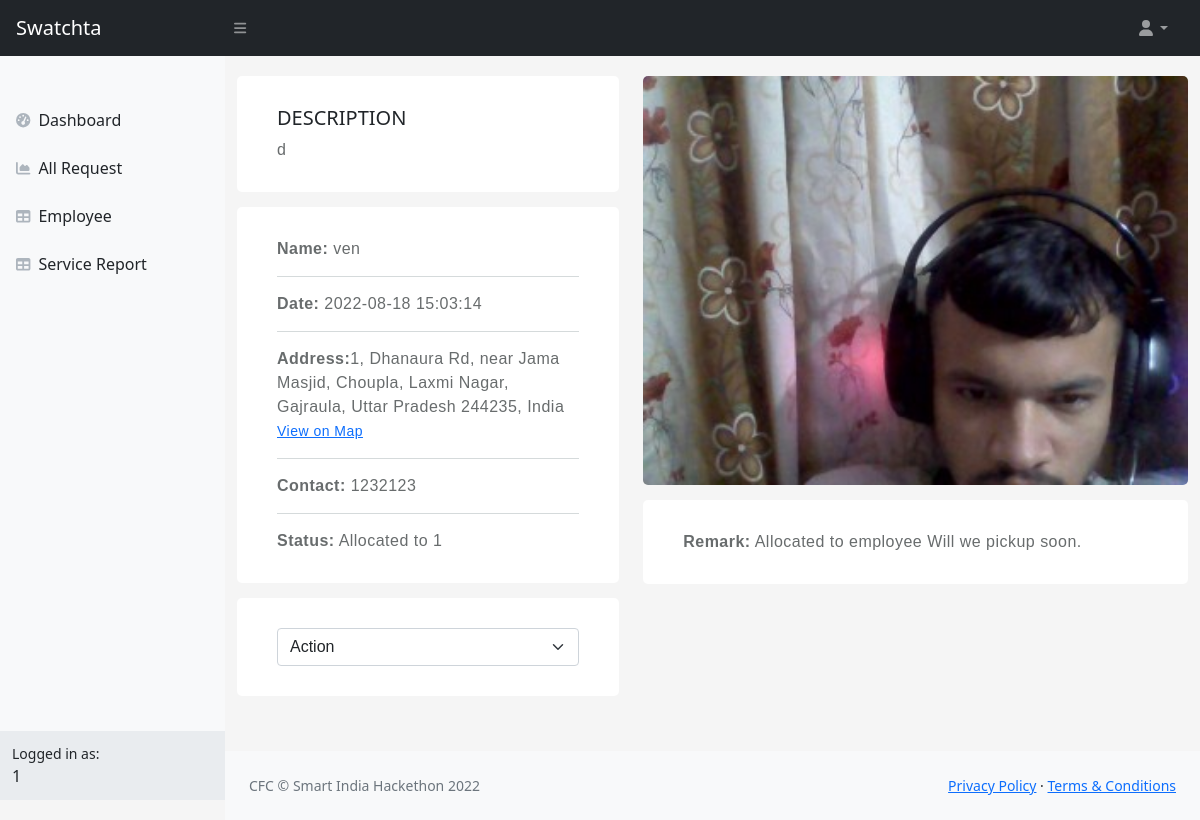
/EmpAction.php?id=10 (signed in), run on the app's committed database.
### tables this page shows
CREATE TABLE `service` (
  `id` int(255) NOT NULL,
  `address` varchar(255) DEFAULT NULL,
  `latt` varchar(255) DEFAULT NULL,
  `lon` varchar(255) DEFAULT NULL,
  `image` varchar(255) DEFAULT NULL,
  `allocated_to` int(11) DEFAULT NULL,
  `status` int(11) DEFAULT NULL COMMENT '-1 close 0withdw 1 new  2allocate 3accpt 4complete ',
  `citizen_id` int(11) DEFAULT NULL,
  `remark` varchar(255) DEFAULT NULL,
  `description` varchar(255) DEFAULT NULL,
  `contact` int(255) DEFAULT NULL,
  `date` timestamp NOT NULL DEFAULT current_timestamp()
);

CREATE TABLE `citizen` (
  `id` int(11) NOT NULL,
  `Full_name` varchar(255) NOT NULL,
  `houseNo` int(11) NOT NULL,
  `address` varchar(255) NOT NULL,
  `account_no` int(255) NOT NULL
);

CREATE TABLE `employee_info` (
  `id` int(255) NOT NULL,
  `root` varchar(255) NOT NULL,
  `vehicle_no` int(255) NOT NULL,
  `last_latt` varchar(255) NOT NULL,
  `last_long` varchar(255) NOT NULL,
  `last_location` varchar(255) NOT NULL,
  `name` varchar(255) NOT NULL,
  `lat_active_time` int(11) NOT NULL DEFAULT current_timestamp()
);

### EmpAction.php (the view, shortened to what this page needs)
<?php require_once("header.php");
$id = $_GET['id'];
$sql = "SELECT * FROM service WHERE id=$id";
if (!$res = mysqli_query($conn, $sql)) {
    mysqli_error($conn);
} else {
    $row = mysqli_fetch_assoc($res);
}
?>
<link rel="stylesheet" href="https://cdnjs.cloudflare.com/ajax/libs/font-awesome/5.12.1/css/all.min.css" />
<div id="layoutSidenav_content">
    <main>
        <div class="container">
            <div class="row">
                <div class="col-md-5">
                    <div class="project-info-box mt-0">
                        <h5>DESCRIPTION</h5>
                        <p class="mb-0"><?php echo htmlentities($row['description']) ?></p>
                    </div>
                    <div class="project-info-box">
                        <p><b>Name:</b> <?php
                                        $citizen = htmlentities($row['citizen_id']);
                                        $sql2 = "SELECT full_name FROM citizen where id=$citizen";
                                        $res2 = mysqli_query($conn, $sql2);
                                        $row2 = mysqli_fetch_assoc($res2);
                                        echo  htmlentities($row2['full_name']);
                                        ?></p>
                        <p><b>Date:</b> <?php echo htmlentities($row['date']) ?></p>
                        <p><b>Address:</b><?php echo htmlentities($row['address']) ?> <br> <small><a href="direction.php?id=<?php echo htmlentities($row['id']) ?>&lat=<?php echo htmlentities($row['latt']) ?>&long=<?php echo htmlentities($row['lon']) ?>&address=<?php echo htmlentities($row['address']) ?>">View on Map</a></small></p>
                        <p><b>Contact:</b> <?php echo htmlentities($row['contact']) ?></p>
                        <p class="mb-0"><b>Status:</b> <?php
                                                        if (htmlentities($row['status']) == 1) {
                                                            echo "New Request.Yet to verified";
                                                        } else if (htmlentities($row['status']) == 0) {
                                                            echo "Request Discart";
                                                        } else if (htmlentities($row['status']) == 2) {
                                                            $emp = $row['allocated_to'];
                                                            $query = "Select * from employee_info where id=$emp";
                                                            if (!$rslt = mysqli_query($conn, $query)) {
                                                                echo  mysqli_error($conn);
                                                            } else {
                                                                $row2 = mysqli_fetch_assoc($rslt);
                                                                echo "Allocated to " . $row2['name'];
                                                            }
                                                        }else if(htmlentities($row['status']) == 4){
                                                            echo "Completed";
                                                        }else if(htmlentities($row['status']) == 3){
                                                            echo "Scheduled for today";
                                                        }
                                                        ?></p>
                    </div>
                    <div class="project-info-box mt-0 mb-0">
                        <p class="mb-0">
                            <select class="form-select" id="actionRequest">
                                <option selected>Action</option>
                            </select>
                        </p>
                    </div>
                </div>
                <div class="col-md-7">
                    <img src="<?php echo htmlentities($row['image']) ?>" alt="project-image" class="rounded">
                    <div class="project-info-box">
                        <p><b>Remark:</b> <?php echo htmlentities($row['remark']) ?></p>
                    </div>
                </div>
            </div>
        </div>
    </main>
    <?php require_once("admin/footer.php") ?>
</div>

### EmpAction.php (style rules this page uses)
body { background: #f5f5f5; margin-top: 20px; }
.project-info-box { margin: 15px 0; background-color: #fff; padding: 30px 40px; border-radius: 5px; }
.project-info-box p { margin-bottom: 15px; padding-bottom: 15px; border-bottom: 1px solid #d5dadb; }
.project-info-box p:last-child { margin-bottom: 0; padding-bottom: 0; border-bottom: none; }
img { width: 100%; max-width: 100%; height: auto; -webkit-backface-visibility: hidden; }
.rounded { border-radius: 5px !important; }
.mb-0 { margin-bottom: 0 !important; }
p { font-family: "Barlow", sans-serif !important; font-weight: 300; font-size: 1rem; color: #686c6d; letter-spacing: 0.03rem; margin-bottom: 10px; }
b, strong { font-weight: 700 !important; }

### data on the page
service: description "d", date "2022-08-18 15:03:14", address "1, Dhanaura Rd, near Jama Masjid, Choupla, Laxmi Nagar, Gajraula, Uttar Pradesh 244235, India", contact "1232123", image (picture), remark "Allocated to employee Will we pickup soon."
citizen: Full_name "ven"
employee_info: name "1"

### other printed values
$user["name"] "1"
